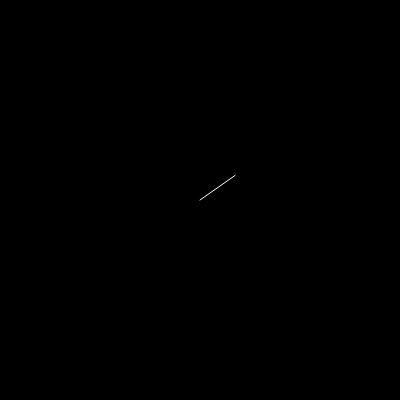
Frame 1 (no input)
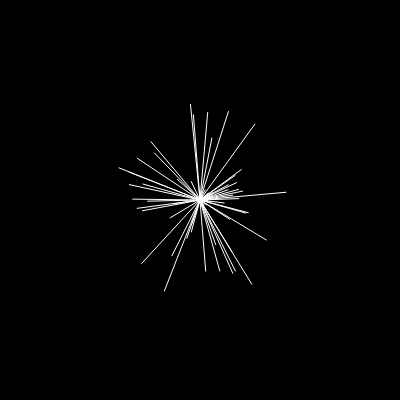
Frame 60 (no input)
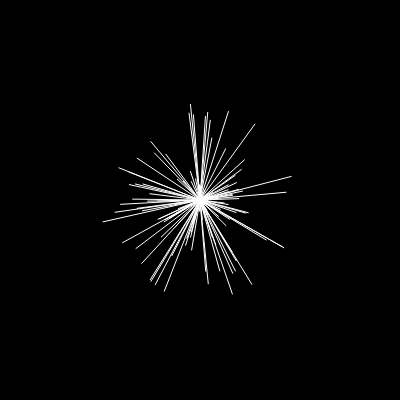
Frame 120 (the mouse pressed at the canvas centre since frame 60)

The p5.js sketch that drew these frames (run headless with seeded random() and noise() and a simulated clock; from frame 60 on, the mouse is pressed at the canvas centre):

// p5.js sketch
// ── sketch.js

let walker;

function setup() {
  createCanvas(400, 400);
  walker = new RandomWalker(200, 200);
  background(0);
}

function draw() {
  // draw_random_waker();
  draw_random_vectors();
}

function draw_random_waker() {
  background(0);
  walker.update();
  walker.show();
}

function draw_random_vectors() {
  translate(height / 2, width / 2);
  let v = p5.Vector.random2D().mult(random(-100, 100));
  strokeWeight(1);
  stroke(255);
  line(0, 0, v.x, v.y);
}

// ── walker.js

class RandomWalker{
  constructor(x, y){
    this.pos = createVector(x, y);
  }
  
  update(){
    this.pos.x = this.pos.x + random(-1, 1);
    this.pos.y = this.pos.y + random(-1, 1);
  }

  show(){
    stroke(255, 100);
    strokeWeight(2);
    fill(255, 100);
    ellipse(this.pos.x, this.pos.y, 5, 5);
  }
  
}
